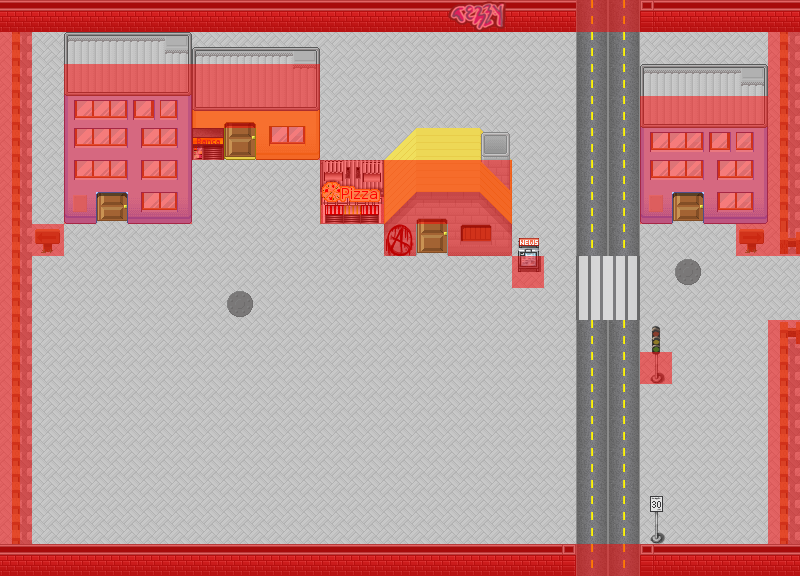

A level layout from a 2D game, rendered from its tile map. Below: a short description, then the map file with its tile-grid data intact:
An orthogonal 25x18 tile map with 32x32 px tiles, 5 tile layers (1, 2, 3, 4, ...).

<map version="1.10" tiledversion="1.10.2" orientation="orthogonal" renderorder="right-down" width="25" height="18" tilewidth="32" tileheight="32" infinite="0" nextlayerid="6" nextobjectid="1">
 <tileset firstgid="1" name="tileset1" tilewidth="32" tileheight="32" tilecount="1000" columns="25">
  <image source="tileset1.png" width="800" height="1280" />
 </tileset>
 <layer id="1" name="1" width="25" height="18">
  <data encoding="csv">
43,43,43,43,43,43,43,43,43,43,43,43,43,43,43,43,43,43,43,43,43,43,43,43,43,
43,43,43,43,43,43,43,43,43,43,43,43,43,43,43,43,43,43,43,43,43,43,43,43,43,
43,43,43,43,43,43,43,43,43,43,43,43,43,43,43,43,43,43,43,43,43,43,43,43,43,
43,43,43,43,43,43,43,43,43,43,43,43,43,43,43,43,43,43,43,43,43,43,43,43,43,
43,43,43,43,43,43,43,43,43,43,43,43,43,43,43,43,43,43,43,43,43,43,43,43,43,
43,43,43,43,43,43,43,43,43,43,43,43,43,43,43,43,43,43,43,43,43,43,43,43,43,
43,43,43,43,43,43,43,43,43,43,43,43,43,43,43,43,43,43,43,43,43,43,43,43,43,
43,43,43,43,43,43,43,43,43,43,43,43,43,43,43,43,43,43,43,43,43,43,43,43,43,
43,43,43,43,43,43,43,43,43,43,43,43,43,43,43,43,43,43,43,43,43,43,43,43,43,
43,43,43,43,43,43,43,43,43,43,43,43,43,43,43,43,43,43,43,43,43,43,43,43,43,
43,43,43,43,43,43,43,43,43,43,43,43,43,43,43,43,43,43,43,43,43,43,43,43,43,
43,43,43,43,43,43,43,43,43,43,43,43,43,43,43,43,43,43,43,43,43,43,43,43,43,
43,43,43,43,43,43,43,43,43,43,43,43,43,43,43,43,43,43,43,43,43,43,43,43,43,
43,43,43,43,43,43,43,43,43,43,43,43,43,43,43,43,43,43,43,43,43,43,43,43,43,
43,43,43,43,43,43,43,43,43,43,43,43,43,43,43,43,43,43,43,43,43,43,43,43,43,
43,43,43,43,43,43,43,43,43,43,43,43,43,43,43,43,43,43,43,43,43,43,43,43,43,
43,43,43,43,43,43,43,43,43,43,43,43,43,43,43,43,43,43,43,43,43,43,43,43,43,
43,43,43,43,43,43,43,43,43,43,43,43,43,43,43,43,43,43,43,43,43,43,43,43,43
</data>
 </layer>
 <layer id="2" name="2" width="25" height="18">
  <data encoding="csv">
851,851,851,851,851,851,851,851,851,851,851,851,851,851,851,851,851,851,827,827,854,851,851,851,851,
785,0,0,0,0,0,0,0,0,0,0,0,0,0,0,0,0,0,827,827,0,0,0,0,787,
785,0,626,627,628,629,655,656,657,658,0,0,0,0,0,0,0,0,827,827,0,0,0,0,787,
785,0,651,652,653,654,680,681,682,683,0,0,0,0,0,0,0,0,827,827,626,627,628,629,787,
785,0,676,677,678,679,855,706,707,708,0,0,0,0,0,0,0,0,827,827,651,652,653,654,787,
785,0,676,677,678,679,0,0,0,0,856,857,751,752,753,754,0,0,827,827,676,677,678,679,787,
785,0,701,702,703,704,0,0,0,0,881,882,776,777,778,779,0,0,827,827,701,702,703,704,787,
785,0,0,0,0,0,0,0,0,0,0,0,801,802,803,804,0,0,827,827,0,0,0,0,810,
785,0,0,0,0,0,0,0,0,0,0,0,0,0,0,0,0,0,827,827,0,0,0,0,0,
785,0,0,0,0,0,0,0,0,0,0,0,0,0,0,0,0,0,827,827,0,0,0,0,0,
785,0,0,0,0,0,0,0,0,0,0,0,0,0,0,0,0,0,827,827,0,0,0,0,760,
785,0,0,0,0,0,0,0,0,0,0,0,0,0,0,0,0,0,827,827,0,0,0,0,787,
785,0,0,0,0,0,0,0,0,0,0,0,0,0,0,0,0,0,827,827,0,0,0,0,787,
785,0,0,0,0,0,0,0,0,0,0,0,0,0,0,0,0,0,827,827,0,0,0,0,787,
785,0,0,0,0,0,0,0,0,0,0,0,0,0,0,0,0,0,827,827,0,0,0,0,787,
785,0,0,0,0,0,0,0,0,0,0,0,0,0,0,0,0,0,827,827,0,0,0,0,787,
785,0,0,0,0,0,0,0,0,0,0,0,0,0,0,0,0,0,827,827,0,0,0,0,787,
851,851,851,851,851,851,851,851,851,851,851,851,851,851,851,851,851,853,827,827,854,851,851,851,851
</data>
 </layer>
 <layer id="3" name="3" width="25" height="18">
  <data encoding="csv">
0,0,0,0,0,0,0,0,0,0,0,0,0,0,540,541,0,0,0,0,0,0,0,0,0,
0,0,0,0,0,0,0,0,0,0,0,0,0,0,0,0,0,0,0,0,0,0,0,0,0,
0,0,0,0,0,0,0,0,0,0,0,0,0,0,0,0,0,0,0,0,0,0,0,0,0,
0,0,0,0,0,0,0,0,0,0,0,0,0,0,0,0,0,0,0,0,0,0,0,0,0,
0,0,0,0,0,0,0,0,0,0,0,0,0,0,0,0,0,0,0,0,0,0,0,0,0,
0,0,0,0,0,0,0,0,0,0,0,0,0,0,0,0,0,0,0,0,0,0,0,0,0,
0,0,0,0,0,0,0,0,0,0,0,0,0,0,0,0,0,0,0,0,0,0,0,0,0,
0,458,0,0,0,0,0,0,0,0,0,0,640,0,0,0,0,0,0,0,0,0,0,483,0,
0,0,0,0,0,0,0,0,0,0,0,0,0,0,0,0,444,0,634,635,0,661,0,0,0,
0,0,0,0,0,0,0,661,0,0,0,0,0,0,0,0,0,0,634,635,0,0,0,0,0,
0,0,0,0,0,0,0,0,0,0,0,0,0,0,0,0,0,0,0,0,0,0,0,0,0,
0,0,0,0,0,0,0,0,0,0,0,0,0,0,0,0,0,0,0,0,0,0,0,0,0,
0,0,0,0,0,0,0,0,0,0,0,0,0,0,0,0,0,0,0,0,0,0,0,0,0,
0,0,0,0,0,0,0,0,0,0,0,0,0,0,0,0,0,0,0,0,0,0,0,0,0,
0,0,0,0,0,0,0,0,0,0,0,0,0,0,0,0,0,0,0,0,0,0,0,0,0,
0,0,0,0,0,0,0,0,0,0,0,0,0,0,0,0,0,0,0,0,0,0,0,0,0,
0,0,0,0,0,0,0,0,0,0,0,0,0,0,0,0,0,0,0,0,0,0,0,0,0,
0,0,0,0,0,0,0,0,0,0,0,0,0,0,0,0,0,0,0,0,0,0,0,0,0
</data>
 </layer>
 <layer id="4" name="4" width="25" height="18">
  <data encoding="csv">
0,0,0,0,0,0,0,0,0,0,0,0,0,0,0,0,0,0,0,0,0,0,0,0,0,
0,0,601,602,603,604,630,631,632,633,0,0,0,0,0,0,0,0,0,0,0,0,0,0,0,
0,0,0,0,0,0,0,0,0,0,0,0,0,0,0,0,0,0,0,0,601,602,603,604,0,
0,0,0,0,0,0,0,0,0,0,0,0,0,0,0,0,0,0,0,0,0,0,0,0,0,
0,0,0,0,0,0,0,0,0,0,0,0,726,727,728,729,0,0,0,0,0,0,0,0,0,
0,0,0,0,0,0,0,0,0,0,0,0,0,0,0,0,0,0,0,0,0,0,0,0,0,
0,0,0,0,0,0,0,0,0,0,0,0,0,0,0,0,0,0,0,0,0,0,0,0,0,
0,0,0,0,0,0,0,0,0,0,0,0,0,0,0,0,419,0,0,0,0,0,0,0,0,
0,0,0,0,0,0,0,0,0,0,0,0,0,0,0,0,0,0,0,0,0,0,0,0,0,
0,0,0,0,0,0,0,0,0,0,0,0,0,0,0,0,0,0,0,0,0,0,0,0,0,
0,0,0,0,0,0,0,0,0,0,0,0,0,0,0,0,0,0,0,0,423,0,0,0,0,
0,0,0,0,0,0,0,0,0,0,0,0,0,0,0,0,0,0,0,0,448,0,0,0,0,
0,0,0,0,0,0,0,0,0,0,0,0,0,0,0,0,0,0,0,0,0,0,0,0,0,
0,0,0,0,0,0,0,0,0,0,0,0,0,0,0,0,0,0,0,0,0,0,0,0,0,
0,0,0,0,0,0,0,0,0,0,0,0,0,0,0,0,0,0,0,0,0,0,0,0,0,
0,0,0,0,0,0,0,0,0,0,0,0,0,0,0,0,0,0,0,0,424,0,0,0,0,
0,0,0,0,0,0,0,0,0,0,0,0,0,0,0,0,0,0,0,0,449,0,0,0,0,
0,0,0,0,0,0,0,0,0,0,0,0,0,0,0,0,0,0,0,0,0,0,0,0,0
</data>
 </layer>
 <layer id="5" name="kollision" width="25" height="18">
  <data encoding="csv">
2,2,2,2,2,2,2,2,2,2,2,2,2,2,2,2,2,2,2,2,2,2,2,2,2,
2,0,0,0,0,0,0,0,0,0,0,0,0,0,0,0,0,0,0,0,0,0,0,0,2,
2,0,2,2,2,2,2,2,2,2,0,0,0,0,0,0,0,0,0,0,0,0,0,0,2,
2,0,2,2,2,2,2,2,2,2,0,0,0,0,0,0,0,0,0,0,2,2,2,2,2,
2,0,2,2,2,2,2,0,2,2,0,0,0,0,0,0,0,0,0,0,2,2,2,2,2,
2,0,2,2,2,2,0,0,0,0,2,2,2,2,2,2,0,0,0,0,2,2,2,2,2,
2,0,2,0,2,2,0,0,0,0,2,2,2,2,2,2,0,0,0,0,2,0,2,2,2,
2,2,0,0,0,0,0,0,0,0,0,0,2,0,2,2,0,0,0,0,0,0,0,2,2,
2,0,0,0,0,0,0,0,0,0,0,0,0,0,0,0,2,0,0,0,0,0,0,0,0,
2,0,0,0,0,0,0,0,0,0,0,0,0,0,0,0,0,0,0,0,0,0,0,0,0,
2,0,0,0,0,0,0,0,0,0,0,0,0,0,0,0,0,0,0,0,0,0,0,0,2,
2,0,0,0,0,0,0,0,0,0,0,0,0,0,0,0,0,0,0,0,2,0,0,0,2,
2,0,0,0,0,0,0,0,0,0,0,0,0,0,0,0,0,0,0,0,0,0,0,0,2,
2,0,0,0,0,0,0,0,0,0,0,0,0,0,0,0,0,0,0,0,0,0,0,0,2,
2,0,0,0,0,0,0,0,0,0,0,0,0,0,0,0,0,0,0,0,0,0,0,0,2,
2,0,0,0,0,0,0,0,0,0,0,0,0,0,0,0,0,0,0,0,0,0,0,0,2,
2,0,0,0,0,0,0,0,0,0,0,0,0,0,0,0,0,0,0,0,0,0,0,0,2,
2,2,2,2,2,2,2,2,2,2,2,2,2,2,2,2,2,2,2,2,2,2,2,2,2
</data>
 </layer>
</map>
